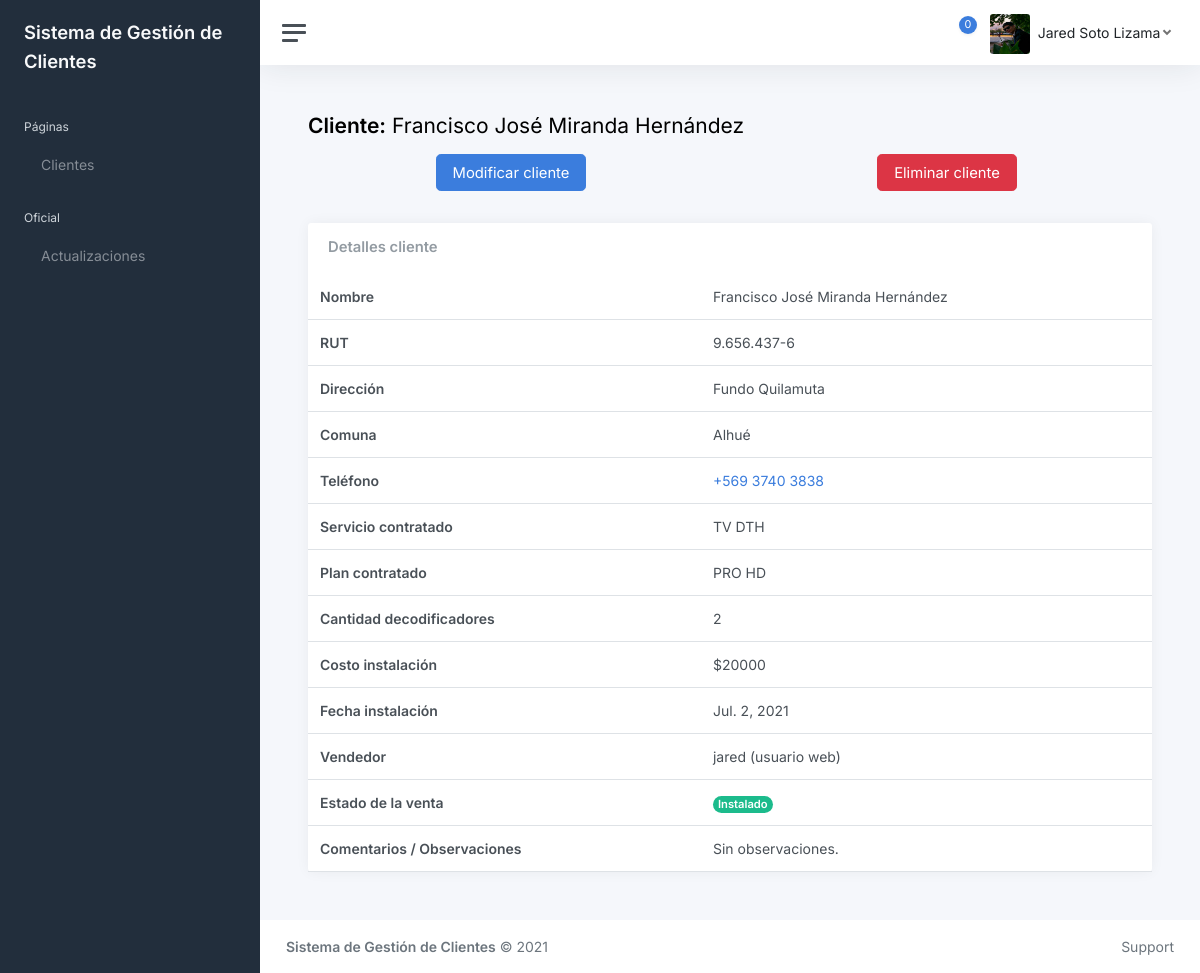
The app's page /cliente/2/ (signed in) with its own data.
### webClaro/models.py (models this page shows, shortened)
class ImagenPerfil(models.Model):
    id = models.AutoField(primary_key=True)
    usuario = models.CharField(max_length=20)
    imagen = models.ImageField(upload_to='imgPerfil')

class Cliente(models.Model):
    id = models.AutoField(primary_key=True)
    nombre = models.CharField(max_length=50)
    rut = models.CharField(max_length=12)
    direccion = models.CharField(max_length=50)
    telefono = models.CharField(max_length=13)
    servicioContratado = models.CharField(max_length=20)
    tecnologiaServicio = models.CharField(max_length=4)
    planContratado = models.CharField(max_length=30)
    cantidadDecos = models.IntegerField()
    costoInstalacion = models.IntegerField()
    fechaInstalacion = models.DateField()
    vendedor = models.CharField(max_length=20)
    servicioTecnologia = models.CharField(max_length=20)
    estado = models.CharField(max_length=20)
    Comuna = ForeignKey(Comuna, on_delete=models.CASCADE)
    comentarios = models.CharField(max_length=300)

class Comuna(models.Model):
    id = models.AutoField(primary_key=True)
    nombre = models.CharField(max_length=30)

### webClaro/views.py (the view)
# urls.py: path('cliente/<id>/', views.verCliente, name='verCliente'),
@login_required(login_url='/login/')
def verCliente(request, id):
    cliente = Cliente.objects.get(id = id)
    img = ImagenPerfil.objects.filter(usuario = request.user.username)
    whatsapp = cliente.telefono.strip()
    whatsappTrim = whatsapp.replace(" ", "")
    return render(request, "cliente.html", {"img": img, "cliente":cliente, "whatsapp":whatsappTrim})

### webClaro/templates/cliente.html (shortened to what this page needs)
{% extends "base.html" %}
{% load static %}
{% block contenido %}
<h1 class="h3 mb-3"><strong>Cliente:</strong> {{cliente.nombre}}</h1>
<div class="row">
		<div class="col">
			<div class="row">
				<div class="col mb-3">
					<div class="text-center mb-3 me-1">
						<a class="btn btn-lg btn-primary" href="/modificarCliente/{{cliente.id}}"> Modificar cliente</a>
					</div>
				</div>
				<div class="col mb-3">
					<div class="text-center mb-3">
						<button class="btn btn-lg btn-danger" type="button" onclick="eliminarCliente('{{cliente.id}}', '{{cliente.nombre}}')"> Eliminar cliente</button>
					</div>
				</div>
			</div>
		</div>
	</div>
<div class="row">
	<div class="col-12 col-lg-12 col-xxl-12 d-flex">
		<div class="card flex-fill">
			<div class="card-header">
				<h5 class="card-title mb-0">Detalles cliente</h5>
			</div>
			<table class="table table-hover my-0">
				<tbody>
					<tr>
						<td class="fw-bold">Nombre</td>
						<td>{{cliente.nombre}}</td>
					</tr>
					<tr>
						<td class="fw-bold">RUT</td>
						<td>{{cliente.rut}}</td>
					</tr>
					<tr>
						<td class="fw-bold">Dirección</td>
						<td>{{cliente.direccion}}</td>
					</tr>
					<tr>
						<td class="fw-bold">Comuna</td>
						<td>{{cliente.Comuna.nombre}}</td>
					</tr>
					<tr>
						<td class="fw-bold">Teléfono</td>
						<td><a href="https://wa.me/{{whatsapp}}" target="_blank"> +{{cliente.telefono}}</a></td>
					</tr>
					<tr>
						<td class="fw-bold">Servicio contratado</td>
						<td>{{cliente.servicioTecnologia}}</td>
					</tr>
					<tr>
						<td class="fw-bold">Plan contratado</td>
						<td>{{cliente.planContratado}}</td>
					</tr>
					<tr>
						<td class="fw-bold">Cantidad decodificadores</td>
						<td>{{cliente.cantidadDecos}}</td>
					</tr>
					<tr>
						<td class="fw-bold">Costo instalación</td>
						<td>${{cliente.costoInstalacion}}</td>
					</tr>
					<tr>
						<td class="fw-bold">Fecha instalación</td>
						<td>{{cliente.fechaInstalacion}}</td>
					</tr>
					<tr>
						<td class="fw-bold">Vendedor</td>
						<td>{{cliente.vendedor}} (usuario web)</td>
					</tr>
					<tr>
						<td class="fw-bold">Estado de la venta</td>
						<td><span class="badge rounded-pill {% if cliente.estado == "Instalado"  %}bg-success">{% endif %}{{cliente.estado}}</td>
					</tr>
					<tr>
						<td class="fw-bold">Comentarios / Observaciones</td>
						<td>{{cliente.comentarios}}</td>
					</tr>
				</tbody>
			</table>
		</div>
	</div>
</div>
{% endblock contenido %}

### webClaro/templates/base.html (shortened to what this page needs)
{% load static %}
<!DOCTYPE html>
<html lang="es">
<head>
	<link href="{% static 'css/app.css' %}" rel="stylesheet">
</head>
<body>
	<div class="wrapper">
		<nav id="sidebar" class="sidebar js-sidebar">
			<div class="sidebar-content js-simplebar">
				<a class="sidebar-brand" href="{% url 'index' %}">
					<span class="align-middle">Sistema de Gestión de Clientes</span>
				</a>
				<ul class="sidebar-nav">
					<li class="sidebar-header">Páginas</li>
					<li class="sidebar-item">
						<a class="sidebar-link" href="{% url 'index' %}">
							<span class="align-middle">Clientes</span>
            			</a>
					</li>
					<li class="sidebar-header">Oficial</li>
					<li class="sidebar-item">
						<a class="sidebar-link" href="{% url 'actualizaciones' %}">
							<span class="align-middle">Actualizaciones</span>
            			</a>
					</li>
				</ul>
			</div>
		</nav>
		<div class="main">
			<nav class="navbar navbar-expand navbar-light navbar-bg">
				<a class="sidebar-toggle js-sidebar-toggle"><i class="hamburger align-self-center"></i></a>
				<div class="navbar-collapse collapse">
					<ul class="navbar-nav navbar-align">
						<li class="nav-item dropdown">
							<a class="nav-icon dropdown-toggle" href="#" id="alertsDropdown" data-bs-toggle="dropdown">
								<div class="position-relative">
									<span class="indicator">0</span>
								</div>
							</a>
						</li>
						<li class="nav-item dropdown"><a class="nav-icon dropdown-toggle d-inline-block d-sm-none" href="#" data-bs-toggle="dropdown"></a>
							<a class="nav-link dropdown-toggle d-none d-sm-inline-block" href="#" data-bs-toggle="dropdown">{% for reg in img %}<img src="{{reg.imagen.url}}"{% endfor %} class="avatar img-fluid rounded me-1"/><span class="text-dark ms-1">{{user.first_name}} {{user.last_name}}</span></a>
						</li>
					</ul>
				</div>
			</nav>
			<main class="content">
				<div class="container-fluid p-0">
					{% block contenido %}
					{% endblock contenido %}
				</div>
			</main>
			<footer class="footer">
				<div class="container-fluid">
					<div class="row text-muted">
						<div class="col-6 text-start">
							<p class="mb-0"><a class="text-muted"><strong>Sistema de Gestión de Clientes</strong></a> &copy; 2021</p>
						</div>
						<div class="col-6 text-end">
							<ul class="list-inline">
								<li class="list-inline-item">
									<a class="text-muted" href="https://adminkit.io/" target="_blank">Support</a>
								</li>
							</ul>
						</div>
					</div>
				</div>
			</footer>
		</div>
	</div>
</body>
</html>

### records on screen
ImagenPerfil: imagen (picture)
Cliente: nombre "Francisco José Miranda Hernández", rut "9.656.437-6", direccion "Fundo Quilamuta", Comuna.nombre "Alhué", telefono "569 3740 3838", servicioTecnologia "TV DTH", planContratado "PRO HD", cantidadDecos "2", costoInstalacion "20000", fechaInstalacion "Jul. 2, 2021", vendedor "jared", estado "Instalado", comentarios "Sin observaciones."

### other values on screen
{{ user.first_name }} "Jared"
{{ user.last_name }} "Soto Lizama"
